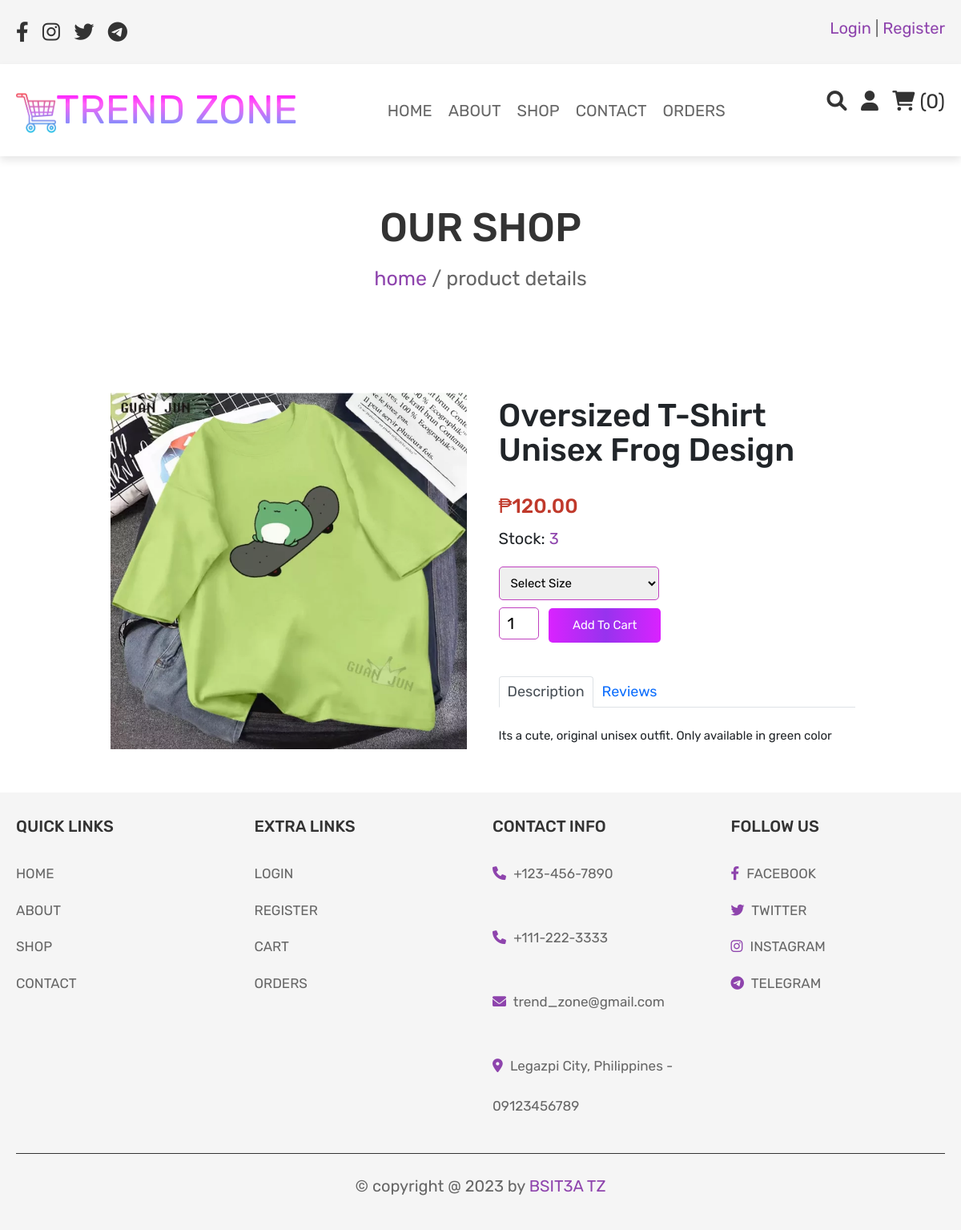
/view_product.php?p_id=87 (signed in), run on the app's committed database.
### tables this page shows
CREATE TABLE `products` (
  `p_id` int(255) NOT NULL,
  `name` varchar(100) NOT NULL,
  `price` text NOT NULL,
  `description` text NOT NULL,
  `image` varchar(100) NOT NULL,
  `category_id` int(100) NOT NULL,
  `stocks` int(100) NOT NULL
);

### view_product.php (the view, shortened to what this page needs)
<?php
include 'config.php';
?>
<!DOCTYPE html>
<html lang="en">
<head>
   <link rel="stylesheet" href="https://cdnjs.cloudflare.com/ajax/libs/font-awesome/6.0.0/css/all.min.css">
   <link rel="stylesheet" href="../project/css/bootstrap.min.css">
   <link href="https://cdn.jsdelivr.net/npm/bootstrap@5.2.2/dist/css/bootstrap.min.css" rel="stylesheet">
   <link rel="stylesheet" href="css/style.css">
</head>
<body>
<?php include 'header.php'; ?>
   <div class="heading">
         <h3>our shop</h3>
         <p> <a href="home.php" style="text-decoration: none;">home</a> / product details </p>
      </div>
<section class="small-container single-product" >
      <div class="row" >
         <div class="col-2">
                  <?php
                        $select_products = mysqli_query($conn, "SELECT * FROM `products` WHERE p_id='$_GET[p_id]'") or die('failed');
                        if(mysqli_num_rows($select_products) > 0){
                           while($fetch_products = mysqli_fetch_array($select_products)){
                        ?>
                     <form action="" method="post" class="box">
                              <img class="img-fluid" src="uploaded_img/<?php echo $fetch_products['image']; ?>" alt="" style="width: 100%;">
         </div>
         <div class="col-2">
                        <h1><?php echo $fetch_products['name'];?></h1>
                        <h4>₱<?php echo $fetch_products['price']; ?></h4>
                        <p style="font-size: 2rem; margin-top: 1rem;">Stock: <span style="color: var(--purple); font-size: 2rem;"><?php echo $fetch_products['stocks'];?></span></p>
                        <?php
                              if($fetch_products['category_id'] == 3){
                        ?>
                              <select name="product_size" required>
                                 <option value="">Select Size</option>
                                    <option value="37">37</option>
                                    <option value="38">38</option>
                                    <option value="39">39</option>
                                    <option value="40">40</option>
                                    <option value="41">41</option>
                               </select>
                        <?php
                              }else{
                        ?>
                              <select name="product_size" required>
                                 <option value="">Select Size</option>
                               </select>
                        <?php
                              }
                        ?>
                        <input type="number" min="1" name="product_quantity" value="1" class="qty">
                        <?php
                           if($fetch_products['stocks'] <= 0){
                        ?>
                           <input type="submit" value="add to cart" name="add_to_cart" class="buy-btn" disabled style="opacity: .5; user-select: none; pointer-events: none;">
                        <?php
                           }else{
                        ?>
                           <input type="submit" value="add to cart" name="add_to_cart" class="buy-btn">
                        <?php
                           }
                        ?>
                              <nav>
                                 <div class="nav nav-tabs" id="nav-tab" role="tablist" style="padding-top: 24px; font-size: 18px; text-decoration:none; color: #BF40BF">
                                    <button class="nav-link active" id="nav-description-tab" data-bs-toggle="tab"
                                    data-toggle="description"
                                    data-bs-target="#nav-description" type="button" role="tab" aria-controls="nav-description" aria-selected="true">Description</button>
                                    <button class="nav-link" id="nav-reviews-tab" data-bs-toggle="tab" data-bs-target="#nav-reviews" type="button" role="tab" aria-controls="nav-reviews" aria-selected="true">Reviews</button>
                                 </div>
                              </nav>
                                 <div class="tab-content" id="nav-tabContent" style="padding-top: 24px; font-size: 15px;">
                                    <div class="tab-pane fade show active" id="nav-description" role="tabpanel" aria-labelledby="nav--tab">
                                       <p><?php echo $fetch_products['description']; ?></p>
                                    </div>
                                 </div>
               <?php
                  }
               }else{
                  echo '<p class="empty">No products added yet!</p>';
               }
               ?>
         </div>
   </div>
</section>
<?php include 'footer.php'; ?>
</body>
</html>

### css/style.css (style rules this page uses)
:root { --purple:#8e44ad; --red:#c0392b; --orange:#f39c12; --black:#333; --white:#fff; --light-color:#666; --light-white:#ccc; --light-bg:#f5f5f5; --border:.1rem solid var(--black); --box-shadow:0 .5rem 1rem rgba(0,0,0,.1); }
* { font-family: 'Rubik', sans-serif; margin:0; padding:0; box-sizing: border-box; outline: none; border:none; text-decoration: none; transition:all .2s linear; }
html { font-size: 62.5%; overflow-x: hidden; }
section { padding:3rem 2rem; }
.heading { min-height: 30vh; display: flex; flex-flow: column; align-items: center; justify-content: center; gap:1rem; opacity: 0.5rem; background-size: cover; background-position: center; text-align: center; }
.heading h3 { font-size: 5rem; color:var(--black); text-transform: uppercase; }
.heading p { font-size: 2.5rem; color:var(--light-color); }
.heading p a { color:var(--purple); }
.small-container { max-width: 1000px; margin: auto; padding-left: 25px; padding-right: 20px; }
.row { display: flex; align-items: center; flex-wrap: wrap; justify-content: space-around; }
.single-product { margin-top: 0px; }
.col-2 img { max-width: 100%; }
.single-product .col-2 img { padding: 0; }
.single-product .col-2 { padding: 20px; }
.col-2 { flex-basis: 50%; min-height: 300px; }
.col-2 h1 { font-size: 40px; line-height: 43px; margin: 34px 0; margin-top: 12px }
.single-product select { display: block; padding: 10px; margin-top: 20px; font-size: 1.5rem; border: 1px solid #BF40BF; width: 200px; border-radius: 0.5rem; }
.single-product .qty { width: 50px; height: 40px; padding-left: 10px; font-size: 20px; margin-right: 10px; border: 1px solid #BF40BF; border-radius: 0.5rem; }
.single-product h4 { top:1rem; left:1rem; font-size: 2.5rem; color:var(--red);; }
.single-product span { font-size: 15px; }
.single-product nav { padding-top: 18px; }
.buy-btn { background-image: linear-gradient(to right, #DA22FF 0%, #9733EE 51%, #DA22FF 100%); display: inline-block; margin-top: 1rem; padding:1rem 3rem; cursor: pointer; color:var(--white); font-size: 1.5rem; border-radius: .5rem; text-transform: capitalize; transition: 0.3s all; }

### view_product.php (style rules this page uses)
body { margin: 0; padding: 0; box-sizing: border-box; }

### data on the page
products: image (picture), name "Oversized T-Shirt Unisex Frog Design", price "120.00", stocks "3", description "Its a cute, original unisex outfit. Only available in green color"

### other printed values
$cart_rows_number "0"
